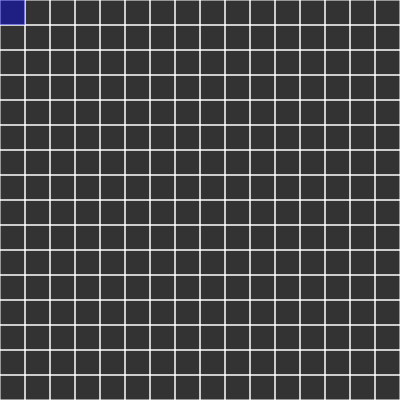
Frame 1 (no input)
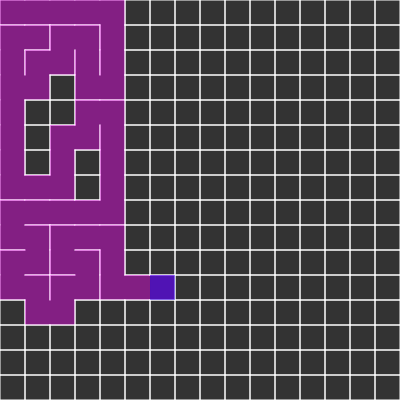
Frame 60 (no input)
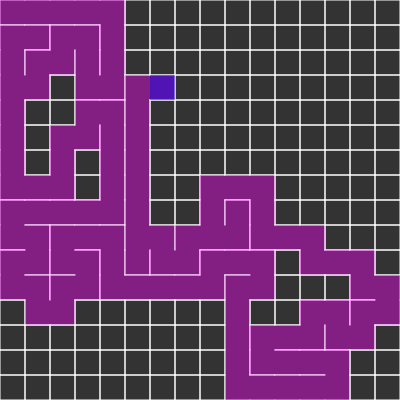
Frame 120 (the mouse pressed at the canvas centre since frame 60)

The p5.js sketch that drew these frames (run headless with seeded random() and noise() and a simulated clock; from frame 60 on, the mouse is pressed at the canvas centre):

// p5.js sketch
// ── sketch.js
//Followed https://www.youtube.com/watch?v=_p5IH0L63wo somewhate loosely


var cols, rows;
var w = 25;
var grid = [];
var stack = [];
var c = 5
var current;

//Cycle generator
var ring = 127;
var generator = 3;
var curgen = 1;

function setup() {
  createCanvas(400,400);
  cols = floor(height/w);
  rows = floor(width/w);


  noStroke();
  //Create Cells
  for(var i = 0; i < rows; i++) {
    for(var j = 0; j < cols; j++) {
      var cell = new Cell(i,j);
      grid.push(cell);
    }//for j
  }//for i

  //frameRate(100);

  current = grid[0];
}


function removeWalls(a,b) {
  var x = a.x - b.x;
  var y = a.y - b.y;

  if(y == -1) {
    a.walls[2] = false;
    b.walls[0] = false;
  } else if (y == 1) {
    a.walls[0] = false;
    b.walls[2] = false;
  } else if(x == -1) {
    a.walls[1] = false;
    b.walls[3] = false;
  } else if(x == 1) {
    a.walls[3] = false;
    b.walls[1] = false;
  }//switch
}//removeWalls


function draw() {
  background(51);
  for(var i = 0; i < grid.length; i++) {
    grid[i].show();
  }
  current.visited = true;
  //STEP 1
  var next = current.checkNeighbors();
  current.highlight();

  if(next) {
    next.visited = true;

    stack.push(current);
    //STEP 3
    removeWalls(current, next);
    //STEP 4
    current = next;
  } else if (stack.length > 0) {
    current = stack.pop();
  }
}


function index(x,y) {
  if(x < 0 || y < 0 || x > rows-1 || y > cols-1) return -1;
  return x * cols + y;
}

function Cell(x,y) {
  this.x = x;
  this.y = y;
  this.walls = [true,true,true,true];
  this.visited = false;

  this.show = function() {
    var width = this.x*w;
    var height = this.y*w;
    stroke(255);
    if(this.walls[0]) {
      line(width, height, width + w, height);//top
    }
    if(this.walls[1]) {
      line(width + w, height, width + w, height + w);//left
    }
    if(this.walls[2]) {
      line(width, height + w, width + w, height + w);//bottom

    }
    if(this.walls[3]) {
      line(width, height, width, height + w);//left
    }

    if(this.visited) {
      noStroke();
      fill(255,0,255,100);
      rect(width,height,w,w);
    }//if
  }//show

  this.highlight = function() {
    var x = this.x*w;
    var y = this.y*w;
    noStroke();
    fill(0,0,255,100);
    rect(x,y,w,w);

  }


  this.checkNeighbors = function() {
    var neighbors = [];
    var top = grid[index(this.x-1,this.y)];
    var right = grid[index(this.x,this.y+1)];
    var left = grid[index(this.x,this.y-1)];
    var bottom = grid[index(this.x+1,this.y)];

    if(top && !top.visited) {
      neighbors.push(top);
    }
    if(right && !right.visited) {
      neighbors.push(right);
    }
    if(left && !left.visited) {
      neighbors.push(left);
    }
    if(bottom && !bottom.visited) {
      neighbors.push(bottom);
    }
    if (neighbors.length > 0) {
      var r = generate() % neighbors.length;
      return neighbors[r];
    }
    return undefined;
  }
}

function generate() {
  curgen = curgen * generator % ring;
  return curgen;
}
